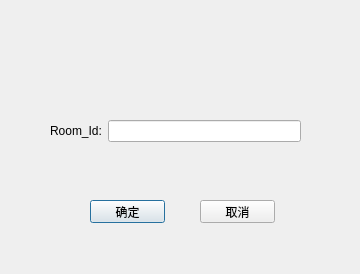
<?xml version="1.0" encoding="UTF-8"?>
<ui version="4.0">
 <class>QueryInvoiceInputDialog</class>
 <widget class="QDialog" name="QueryInvoiceInputDialog">
  <property name="geometry">
   <rect>
    <x>0</x>
    <y>0</y>
    <width>360</width>
    <height>274</height>
   </rect>
  </property>
  <property name="windowTitle">
   <string>Dialog</string>
  </property>
  <widget class="QPushButton" name="pushButton">
   <property name="geometry">
    <rect>
     <x>90</x>
     <y>200</y>
     <width>75</width>
     <height>23</height>
    </rect>
   </property>
   <property name="text">
    <string>确定</string>
   </property>
  </widget>
  <widget class="QPushButton" name="pushButton_2">
   <property name="geometry">
    <rect>
     <x>200</x>
     <y>200</y>
     <width>75</width>
     <height>23</height>
    </rect>
   </property>
   <property name="text">
    <string>取消</string>
   </property>
  </widget>
  <widget class="QWidget" name="">
   <property name="geometry">
    <rect>
     <x>50</x>
     <y>120</y>
     <width>251</width>
     <height>22</height>
    </rect>
   </property>
   <layout class="QHBoxLayout" name="horizontalLayout">
    <item>
     <widget class="QLabel" name="label">
      <property name="text">
       <string>Room_Id:</string>
      </property>
     </widget>
    </item>
    <item>
     <widget class="QLineEdit" name="lineEdit"/>
    </item>
   </layout>
  </widget>
 </widget>
 <resources/>
 <connections/>
</ui>
